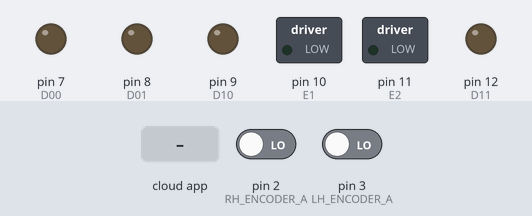
Simulated run of this sketch. Board: Arduino Uno, built with avr-gcc and run on an emulated ATmega328P. Parts: switched loads named in the sketch (green lamp = pin HIGH), output pins drawn as LEDs (lit = HIGH). The test bench sets the inputs (shaded band); at power-on: pin 2 (RH_ENCODER_A) LOW, pin 3 (LH_ENCODER_A) LOW. The ROS host is connected and sends only what is stated.

Above: at 1.2 s.
1.3 s: the phone or cloud app sets speed_motor_1 to -100
At 2.5 s:
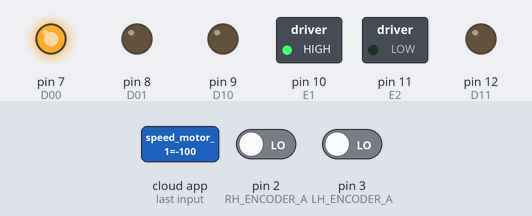
2.8 s: the phone or cloud app sets speed_motor_2 to -100
At 3.2 s:
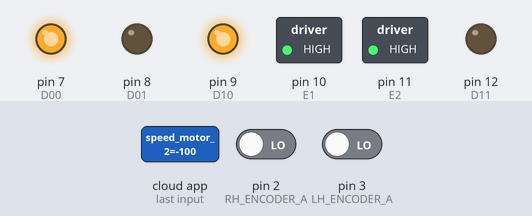
4.3 s: the phone or cloud app sets speed_motor_1 to 0
At 5.4 s:
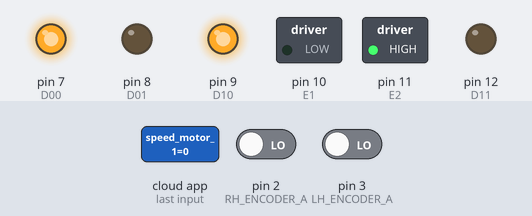
5.8 s: the phone or cloud app sets speed_motor_2 to 0
At 6.4 s:
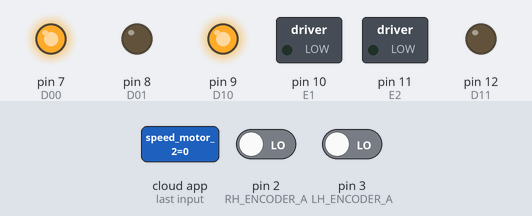
7.3 s: the phone or cloud app sets speed_motor_1 to 100
At 8.5 s:
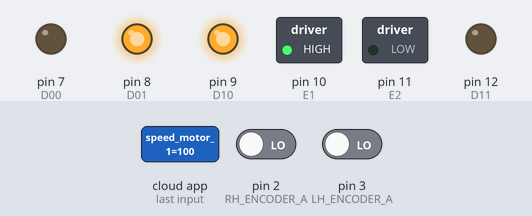
8.8 s: the phone or cloud app sets speed_motor_2 to 100
At 9.5 s:
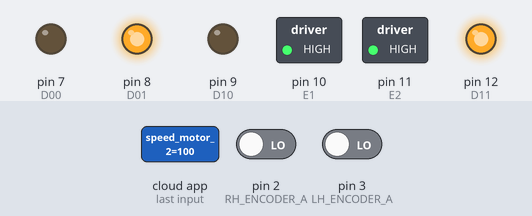
Timing chart, 0 to 11.3 s (numbered marks = the images above; inputs shaded):
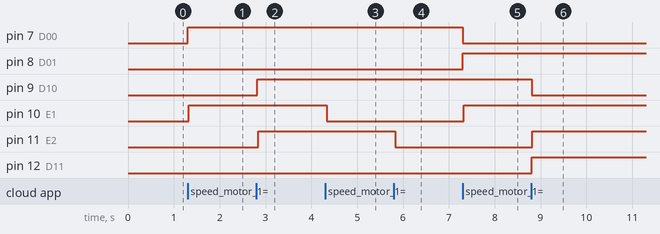

The sketch:

RobotconPID.ino
```cpp
#include <ros.h>
#include <std_msgs/Float32.h>
#include <std_msgs/Int64.h>
#include <std_msgs/Int16.h>
#include <std_msgs/Bool.h>
#define D00 7
#define D01 8
#define D10 9
#define D11 12
#define E1 10
#define E2 11
#define PWM1 200
#define RH_ENCODER_A 2
#define RH_ENCODER_B 4
#define LH_ENCODER_A 3
#define LH_ENCODER_B 5
//Máximos y minimos valores de RPMs que puede conseguir el motor
#define maxPID 50
#define maxI 1000
#define minPID 0
#define maxPWM 255
#define minPWM 0
#define BAUD 200000
volatile long rightCount = 0;
volatile int relRightCount = 0;
volatile long leftCount = 0;
volatile int relLeftCount = 0;
//Variables para calcular la velocidad
unsigned long timeold = 0; // Tiempo
unsigned int pulsesperturn = 600; // Número de pulsos por vuelta del motor, por canal = 600.
float wheel_diameter = (43.38)/1000;// Diámetro de la rueda pequeña[mm]
int ratio = 1; // Relación de transmisión ]
int pwmR = 0;
int pwmL = 0;
float RPMRight = 0.0;
float RPMLeft = 0.0;
float speedRight = 0;
float speedLeft = 0;
//Definición de las constanytes para el PID
float error_R = 0;
float lastError_R = 0;
float P_R = 0;//Acción Proporcional
float I_R = 0;//Acción integral
float D_R = 0;//Acción /DErivativa
float Kp_R = 0.332; //Constante proporcional
//float Ki_R = 0.08; //Constante integral
//float Kd_R = 0.01;//Constante derivativa
float Ki_R = 0.075; //Constante integral
float Kd_R = 0.25;//Constante derivativa
float error_L = 0;
float lastError_L = 0;
float P_L = 0;//Acción Proporcional
float I_L = 0;//Acción integral
float D_L = 0;//Acción /DErivativa
float Kp_L = 0.332; //Constante proporcional
//float Ki_L = 0.08; //Constante integral
//float Kd_L = 0.01;//Constante derivativa
float Ki_L = 0.075; //Constante integral
float Kd_L = 0.25;//Constante derivativa
float r_t_R = 0;
volatile float y_t_R = 0;
float r_tR = 0;
float ut_R = 0;
float r_t_L = 0;
volatile float y_t_L = 0;
float r_tL = 0;
float ut_L = 0;
float goalSpeedRight = 0.0;
float goalSpeedLeft = 0.0;
float cycleTime = 40;
float cycleTimeSeconds = 0;
void rightEncoderEvent(){
 if(digitalRead(RH_ENCODER_A) == HIGH){
   if(digitalRead(RH_ENCODER_B) == LOW){
    rightCount++;
    relRightCount++;
 }else{
  rightCount--;
  relRightCount--;
  }
 }
 else{
  if(digitalRead(RH_ENCODER_B) == LOW){
  rightCount--;
  relRightCount--;
 }else{
  rightCount++;
  relRightCount++;
 }
 }
}
void leftEncoderEvent(){
 if(digitalRead(LH_ENCODER_A) == HIGH){
   if(digitalRead(LH_ENCODER_B) == LOW){
   leftCount++;
   relLeftCount++;
   }else{
   leftCount--;
   relLeftCount--;
   }
   }
   else{
   if(digitalRead(LH_ENCODER_B) == LOW){
   leftCount--;
   relLeftCount--;
   }else{
   leftCount++;
   relLeftCount++;
   }
   }
}
void computeSpeeds()
{
 if (millis() - timeold >= cycleTime)
 {
   RPMRight = 60.0 * fabs(relRightCount) / pulsesperturn * 1000.0 / (millis() - timeold);
   speedRight = RPMRight *3.1416 * wheel_diameter / 60.0;
   relRightCount = 0;

   RPMLeft = 60.0 * fabs(relLeftCount) / pulsesperturn * 1000.0 / (millis() - timeold);
   speedLeft = RPMLeft *3.1416 * wheel_diameter / 60.0;
   relLeftCount = 0;
   timeold = millis();
 }
}
void pid(){
 //****************PID DERECHO****************************
 y_t_R = RPMRight;
 r_t_R = goalSpeedRight * 60.0 / (3.1416 * wheel_diameter);

 error_R = r_t_R - y_t_R;//Cálculo del error
 P_R = Kp_R * error_R;//Acción proporcional
 I_R += Ki_R * error_R * cycleTimeSeconds;// /Calculo acción integrativa
 D_R = Kd_R * (error_R - lastError_R) / cycleTimeSeconds / 60.0;//cálculo acción derivativa
 ut_R = P_R + I_R + D_R;//suma de las tres acciones para obtener la señal de control
 if(I_R > maxI) I_R = maxI;
 //Si las RPMs (ut) de salida, son mas grandes que el máximo al que puede girar el motor
 //entonces se asigna el máximo
 if (ut_R > maxPID) ut_R = maxPID;
 //Si las RPMs (ut) de salida, son mas pequeñas que el mínimo al que puede girar el motor (0 RPMs)
 //entonces se asigna el mínimo
 if (ut_R < minPID ||ut_R < 7 ) ut_R = minPID;
 lastError_R = error_R;
 //****************PID IZQUIERDO****************************
 y_t_L = RPMLeft;
 r_t_L =goalSpeedLeft * 60.0 / (3.1416 * wheel_diameter);
 error_L = r_t_L - y_t_L;//Cálculo del error
 P_L = Kp_L * error_L;//Acción proporcional
 I_L += Ki_L * error_L * cycleTimeSeconds;// /Calculo acción integrativa
 D_L = Kd_L * (error_L - lastError_L) / cycleTimeSeconds / 60.0;//cálculo acción derivativa
 ut_L = P_L + I_L + D_L;//suma de las tres acciones para obtener la señal de control
 if(I_L > maxI) I_L = maxI;
 //Si las RPMs (ut) de salida, son mas grandes que el máximo al que puede girar el motor
 //entonces se asigna el máximo
 if (ut_L > maxPID) ut_L = maxPID;
 //Si las RPMs (ut) de salida, son mas pequeñas que el mínimo al que puede girar el motor (0 RPMs)
 //entonces se asigna el mínimo
 if (ut_L < minPID ||ut_L < 7 ) ut_L = minPID;
 lastError_L = error_L;
}
ros::NodeHandle nh;
std_msgs::Int16 sharpSensor1;
std_msgs::Int16 sharpSensor2;
std_msgs::Bool contactSensor1;
std_msgs::Bool contactSensor2;
std_msgs::Int64 encoder1;
std_msgs::Int64 encoder2;
std_msgs::Int16 photo1;
std_msgs::Int16 photo2;
std_msgs::Int16 photo3;
std_msgs::Int16 photo4;
ros::Publisher sharpSensorPub1("/sharp_sensor_1", &sharpSensor1);
ros::Publisher sharpSensorPub2("/sharp_sensor_2", &sharpSensor2);
//ros::Publisher contactSensorPub1("/contact_sensor_1", &contactSensor1);
//ros::Publisher contactSensorPub2("/contact_sensor_2", &contactSensor2);
ros::Publisher encoderPub1("/encoder_1", &encoder1);
ros::Publisher encoderPub2("/encoder_2", &encoder2);
ros::Publisher photoPub1("/photo_1", &photo1);
ros::Publisher photoPub2("/photo_2", &photo2);
ros::Publisher photoPub3("/photo_3", &photo3);
ros::Publisher photoPub4("/photo_4", &photo4);
void speedMotor1Callback(const std_msgs::Float32& mess){
 if(mess.data > 0){
 digitalWrite(D00, LOW);
 digitalWrite(D01, HIGH);
 //analogWrite(E1, mess.data);
 }
 else{
 digitalWrite(D00, HIGH);
 digitalWrite(D01, LOW);
 //analogWrite(E1, fabs(mess.data));
 }
 I_R = 0;
 goalSpeedRight = fabs(mess.data);
}
void speedMotor2Callback(const std_msgs::Float32& mess){
 if(mess.data > 0){
 digitalWrite(D10, LOW);
 digitalWrite(D11, HIGH);
 }
 else{
 digitalWrite(D10, HIGH);
 digitalWrite(D11, LOW);
 }
 I_L = 0;
 goalSpeedLeft = fabs(mess.data);
}
void rpmToPwm(){
 //Convertimos el valor de RPMs a PWM
 pwmL = map(ut_L, minPID, maxPID, minPWM, maxPWM);
 pwmR = map(ut_R, minPID, maxPID, minPWM, maxPWM);
 if(pwmR > 255)
 pwmR = 255;
 if(pwmL > 255)
 pwmL = 255;
 if(pwmR < 0)
 pwmR = 0;
 if(pwmL < 0)
 pwmL = 0;
}
ros::Subscriber<std_msgs::Float32> subSpeedMotor1("/speed_motor_1", speedMotor1Callback);
ros::Subscriber<std_msgs::Float32> subSpeedMotor2("/speed_motor_2", speedMotor2Callback);
void setup() {
 // put your setup code here, to run once:
 nh.getHardware()->setBaud(BAUD);
 nh.initNode();
 nh.advertise(sharpSensorPub1);
 nh.advertise(sharpSensorPub2);
 /*nh.advertise(contactSensorPub1);
 nh.advertise(contactSensorPub2);*/
 nh.advertise(encoderPub1);
 nh.advertise(encoderPub2);
 nh.advertise(photoPub1);
 nh.advertise(photoPub2);
 nh.advertise(photoPub3);
 nh.advertise(photoPub4);
 nh.subscribe(subSpeedMotor1);
 nh.subscribe(subSpeedMotor2);

 pinMode(D00, OUTPUT);
 pinMode(D01, OUTPUT);
 pinMode(E1, OUTPUT);
 pinMode(RH_ENCODER_A, INPUT);
 pinMode(RH_ENCODER_B, INPUT);
 pinMode(D10, OUTPUT);
 pinMode(D11, OUTPUT);
 pinMode(E2, OUTPUT);
 pinMode(LH_ENCODER_A, INPUT);
 pinMode(LH_ENCODER_B, INPUT);
 attachInterrupt(0, rightEncoderEvent, CHANGE);
 attachInterrupt(1, leftEncoderEvent, CHANGE);
 cycleTimeSeconds = cycleTime / 1000.0;
}
void loop() {
 // put your main code here, to run repeatedly:
 /*sharpSensor1.data = 0.5;
 sharpSensor2.data = 0.7;
 contactSensor1.data = true;
 contactSensor2.data = false;*/
 encoder1.data = rightCount;
 encoder2.data = leftCount;
 /*photo1.data = 1;
 photo2.data = 1;
 photo3.data = 1;
 photo4.data = 1;
 sharpSensorPub1.publish(&sharpSensor1);
 sharpSensorPub2.publish(&sharpSensor2);*/
 /*contactSensorPub1.publish(&contactSensor1);
 contactSensorPub2.publish(&contactSensor2);*/
 encoderPub1.publish(&encoder1);
 encoderPub2.publish(&encoder2);
 /*photoPub1.publish(&photo1);
 photoPub2.publish(&photo2);
 photoPub3.publish(&photo3);
 photoPub4.publish(&photo4);*/
 computeSpeeds();
 pid();
 rpmToPwm();
 analogWrite(E1, pwmR);
 analogWrite(E2, pwmL);

 nh.spinOnce();
 delay(20);
}
```

Measured:
- after the input at 1.3 s, pin 7 (D00), pin 10 (E1): LOW → HIGH at once
- after the input at 2.8 s, pin 9 (D10), pin 11 (E2): LOW → HIGH at once
- after the input at 4.3 s, pin 10 (E1): HIGH → LOW at once
- after the input at 5.8 s, pin 11 (E2): HIGH → LOW at once
- after the input at 7.3 s, pin 7 (D00): HIGH → LOW at once; pin 8 (D01), pin 10 (E1): LOW → HIGH at once
- after the input at 8.8 s, pin 9 (D10): HIGH → LOW at once; pin 11 (E2), pin 12 (D11): LOW → HIGH at once
